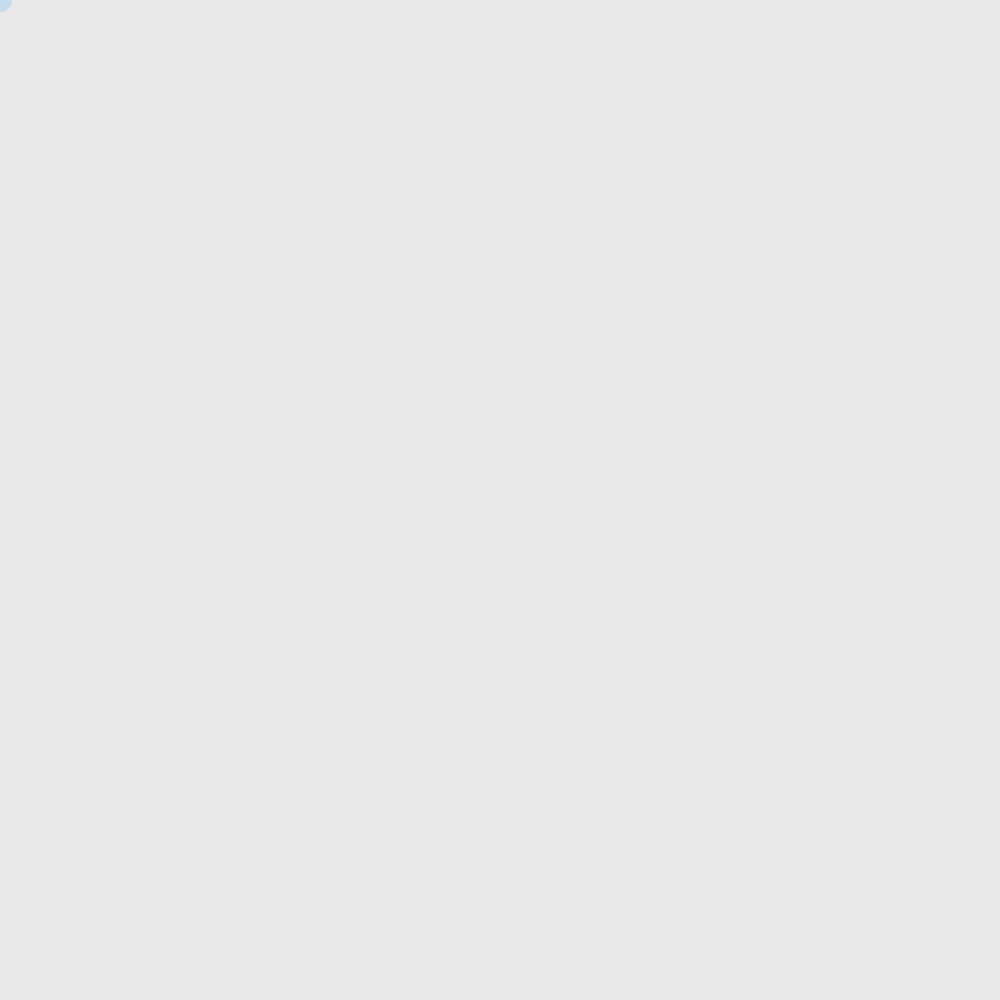
Frame 1 (no input)
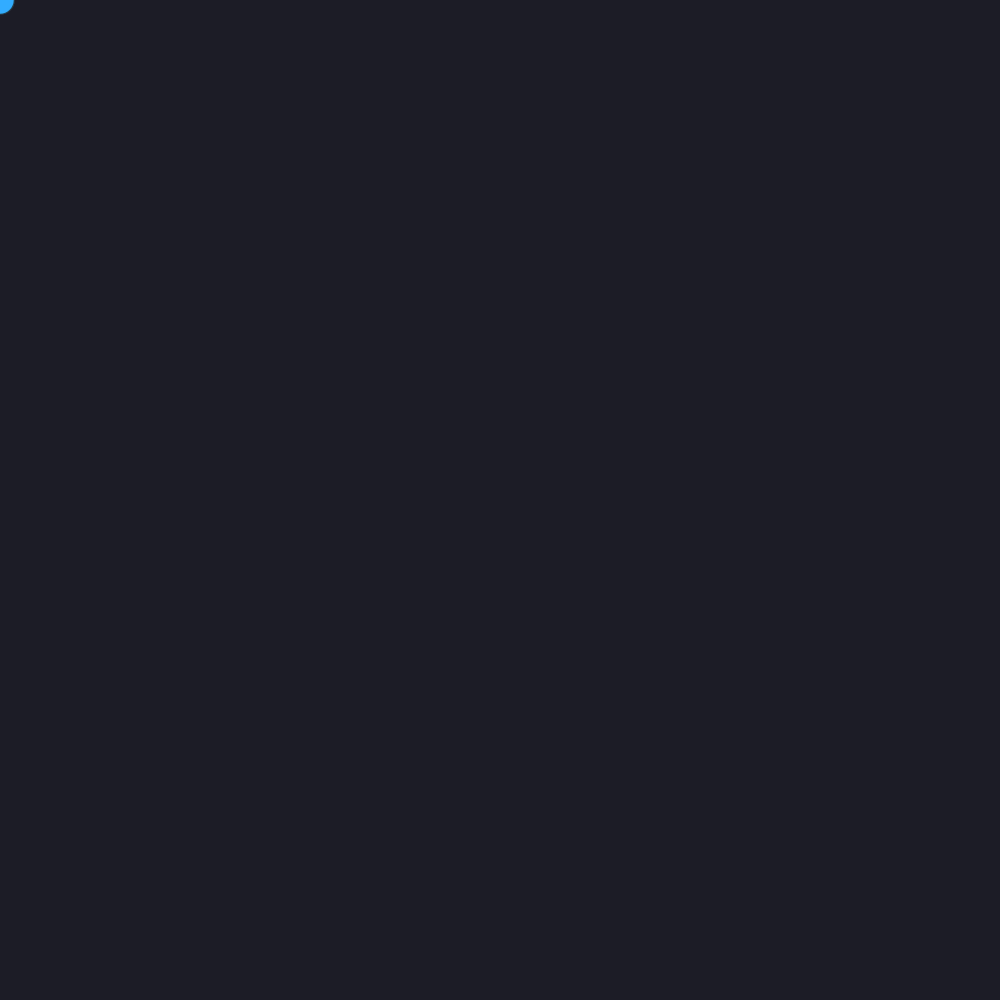
Frame 60 (no input)
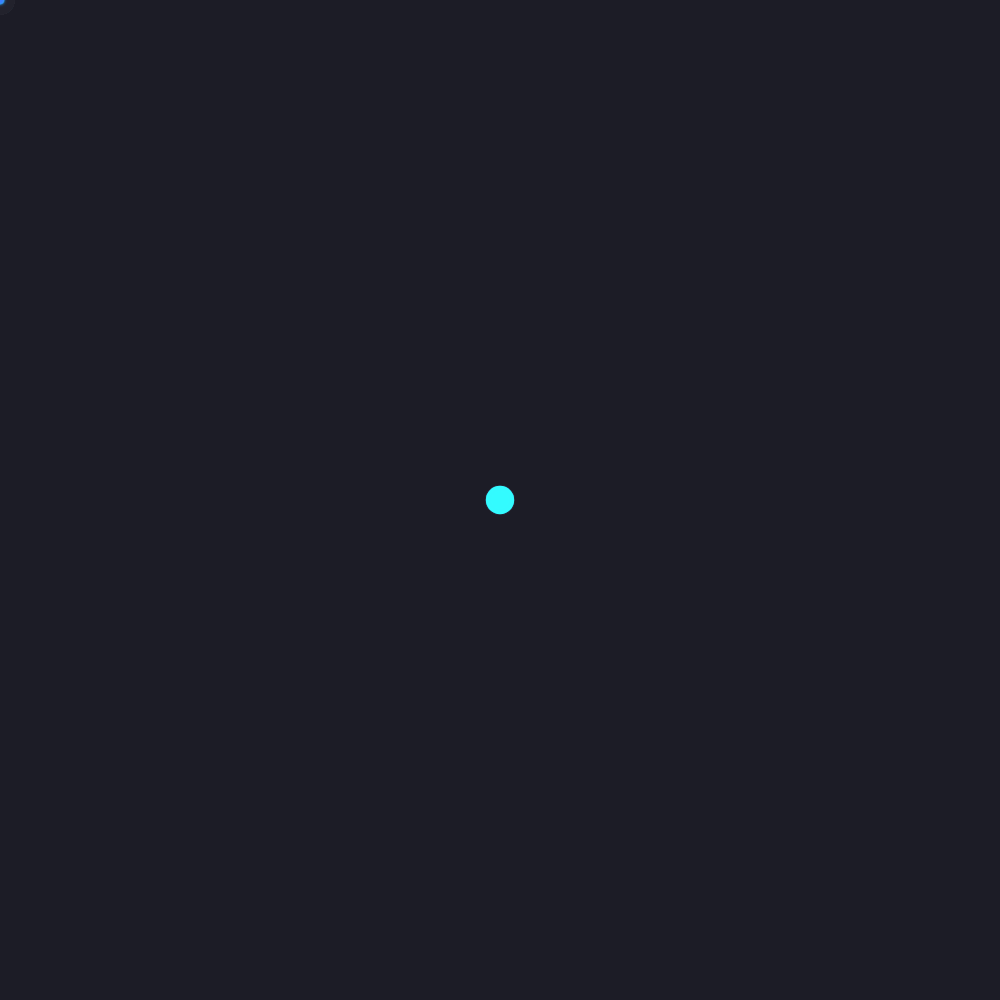
Frame 120 (the mouse pressed at the canvas centre since frame 60)

The p5.js sketch that drew these frames (run headless with seeded random() and noise() and a simulated clock; from frame 60 on, the mouse is pressed at the canvas centre):

// p5.js sketch
// ── sketch.js
let trail = [];

function setup() {
  createCanvas(1000, 1000);
  colorMode(HSB, 360, 100, 100, 100);
  noStroke();
}

function draw() {
  background(240, 20, 15, 10);
  trail.push(new TrailPoint(mouseX, mouseY));
  if (trail.length > 100) {
    trail.splice(0, 1);
  }
  for (let i = 0; i < trail.length; i++) {
    trail[i].update(i, trail.length);
    trail[i].display();
  }
}

class TrailPoint {
  constructor(x, y) {
    this.x = x;
    this.y = y;
    this.size = random(10, 30);
    this.hue = random(180, 300);
    this.alpha = 100;
  }

  update(index, total) {
    this.alpha = map(index, 0, total, 20, 100);
    this.size *= 0.98;
  }

  display() {
    fill(this.hue, 80, 100, this.alpha);
    ellipse(this.x, this.y, this.size);
  }
}
